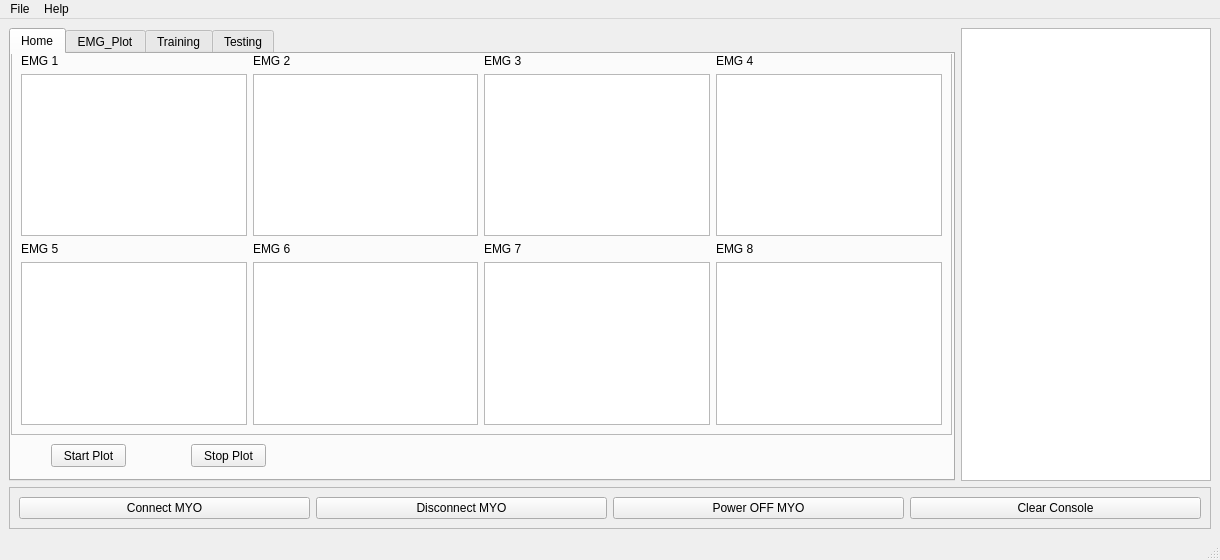
<?xml version="1.0" encoding="UTF-8"?>
<ui version="4.0">
 <class>MainWindow</class>
 <widget class="QMainWindow" name="MainWindow">
  <property name="geometry">
   <rect>
    <x>0</x>
    <y>0</y>
    <width>1220</width>
    <height>560</height>
   </rect>
  </property>
  <property name="windowTitle">
   <string>MYO EMG</string>
  </property>
  <widget class="QWidget" name="centralwidget">
   <layout class="QVBoxLayout" name="verticalLayout_6">
    <item>
     <layout class="QVBoxLayout" name="verticalLayout_5">
      <item>
       <layout class="QHBoxLayout" name="horizontalLayout_3">
        <item>
         <widget class="QTabWidget" name="tabWidget">
          <property name="currentIndex">
           <number>0</number>
          </property>
          <property name="movable">
           <bool>true</bool>
          </property>
          <widget class="QWidget" name="tab">
           <attribute name="title">
            <string>Home</string>
           </attribute>
           <attribute name="toolTip">
            <string>Related To EMG</string>
           </attribute>
           <widget class="QFrame" name="frame_5">
            <property name="geometry">
             <rect>
              <x>0</x>
              <y>-10</y>
              <width>941</width>
              <height>391</height>
             </rect>
            </property>
            <property name="frameShape">
             <enum>QFrame::StyledPanel</enum>
            </property>
            <property name="frameShadow">
             <enum>QFrame::Raised</enum>
            </property>
            <layout class="QHBoxLayout" name="horizontalLayout">
             <item>
              <widget class="QFrame" name="frame">
               <property name="frameShape">
                <enum>QFrame::NoFrame</enum>
               </property>
               <property name="frameShadow">
                <enum>QFrame::Plain</enum>
               </property>
               <layout class="QVBoxLayout" name="verticalLayout">
                <property name="margin">
                 <number>0</number>
                </property>
                <item>
                 <widget class="QLabel" name="label">
                  <property name="text">
                   <string>EMG 1</string>
                  </property>
                 </widget>
                </item>
                <item>
                 <widget class="PlotWidget" name="EMG1"/>
                </item>
                <item>
                 <widget class="QLabel" name="label_2">
                  <property name="text">
                   <string>EMG 5</string>
                  </property>
                 </widget>
                </item>
                <item>
                 <widget class="PlotWidget" name="EMG5"/>
                </item>
               </layout>
              </widget>
             </item>
             <item>
              <widget class="QFrame" name="frame_2">
               <property name="frameShape">
                <enum>QFrame::NoFrame</enum>
               </property>
               <property name="frameShadow">
                <enum>QFrame::Plain</enum>
               </property>
               <layout class="QVBoxLayout" name="verticalLayout_2">
                <property name="margin">
                 <number>0</number>
                </property>
                <item>
                 <widget class="QLabel" name="label_3">
                  <property name="text">
                   <string>EMG 2</string>
                  </property>
                 </widget>
                </item>
                <item>
                 <widget class="PlotWidget" name="EMG2"/>
                </item>
                <item>
                 <widget class="QLabel" name="label_4">
                  <property name="text">
                   <string>EMG 6</string>
                  </property>
                 </widget>
                </item>
                <item>
                 <widget class="PlotWidget" name="EMG6"/>
                </item>
               </layout>
              </widget>
             </item>
             <item>
              <widget class="QFrame" name="frame_3">
               <property name="frameShape">
                <enum>QFrame::NoFrame</enum>
               </property>
               <property name="frameShadow">
                <enum>QFrame::Plain</enum>
               </property>
               <layout class="QVBoxLayout" name="verticalLayout_3">
                <property name="margin">
                 <number>0</number>
                </property>
                <item>
                 <widget class="QLabel" name="label_5">
                  <property name="text">
                   <string>EMG 3</string>
                  </property>
                 </widget>
                </item>
                <item>
                 <widget class="PlotWidget" name="EMG3"/>
                </item>
                <item>
                 <widget class="QLabel" name="label_6">
                  <property name="text">
                   <string>EMG 7</string>
                  </property>
                 </widget>
                </item>
                <item>
                 <widget class="PlotWidget" name="EMG7"/>
                </item>
               </layout>
              </widget>
             </item>
             <item>
              <widget class="QFrame" name="frame_4">
               <property name="frameShape">
                <enum>QFrame::NoFrame</enum>
               </property>
               <property name="frameShadow">
                <enum>QFrame::Plain</enum>
               </property>
               <layout class="QVBoxLayout" name="verticalLayout_4">
                <property name="margin">
                 <number>0</number>
                </property>
                <item>
                 <widget class="QLabel" name="label_7">
                  <property name="text">
                   <string>EMG 4</string>
                  </property>
                 </widget>
                </item>
                <item>
                 <widget class="PlotWidget" name="EMG4"/>
                </item>
                <item>
                 <widget class="QLabel" name="label_8">
                  <property name="text">
                   <string>EMG 8</string>
                  </property>
                 </widget>
                </item>
                <item>
                 <widget class="PlotWidget" name="EMG8"/>
                </item>
               </layout>
              </widget>
             </item>
            </layout>
           </widget>
           <widget class="QPushButton" name="pushButton_11">
            <property name="geometry">
             <rect>
              <x>40</x>
              <y>390</y>
              <width>75</width>
              <height>23</height>
             </rect>
            </property>
            <property name="text">
             <string>Start Plot</string>
            </property>
           </widget>
           <widget class="QPushButton" name="pushButton_12">
            <property name="geometry">
             <rect>
              <x>180</x>
              <y>390</y>
              <width>75</width>
              <height>23</height>
             </rect>
            </property>
            <property name="text">
             <string>Stop Plot</string>
            </property>
           </widget>
          </widget>
          <widget class="QWidget" name="tab_2">
           <attribute name="title">
            <string>EMG_Plot</string>
           </attribute>
           <widget class="PlotWidget" name="emgplot">
            <property name="geometry">
             <rect>
              <x>10</x>
              <y>10</y>
              <width>811</width>
              <height>421</height>
             </rect>
            </property>
            <property name="accessibleName">
             <string>EMG Plot</string>
            </property>
           </widget>
           <widget class="QPushButton" name="pushButton_7">
            <property name="geometry">
             <rect>
              <x>830</x>
              <y>160</y>
              <width>101</width>
              <height>31</height>
             </rect>
            </property>
            <property name="text">
             <string>Start Plot</string>
            </property>
           </widget>
           <widget class="QPushButton" name="pushButton_8">
            <property name="geometry">
             <rect>
              <x>830</x>
              <y>230</y>
              <width>101</width>
              <height>31</height>
             </rect>
            </property>
            <property name="text">
             <string>Stop Plot</string>
            </property>
           </widget>
          </widget>
          <widget class="QWidget" name="tab_3">
           <attribute name="title">
            <string>Training</string>
           </attribute>
           <widget class="QPushButton" name="pushButton_9">
            <property name="geometry">
             <rect>
              <x>690</x>
              <y>290</y>
              <width>101</width>
              <height>31</height>
             </rect>
            </property>
            <property name="text">
             <string>Save (.csv)</string>
            </property>
           </widget>
           <widget class="QLineEdit" name="lineEdit">
            <property name="geometry">
             <rect>
              <x>520</x>
              <y>290</y>
              <width>113</width>
              <height>33</height>
             </rect>
            </property>
           </widget>
           <widget class="QLabel" name="label_9">
            <property name="geometry">
             <rect>
              <x>156</x>
              <y>290</y>
              <width>321</width>
              <height>21</height>
             </rect>
            </property>
            <property name="text">
             <string>Number of Records you want to save in .cvs</string>
            </property>
           </widget>
           <widget class="QPushButton" name="pushButton_10">
            <property name="geometry">
             <rect>
              <x>690</x>
              <y>220</y>
              <width>101</width>
              <height>31</height>
             </rect>
            </property>
            <property name="text">
             <string>Save (.pickle)</string>
            </property>
           </widget>
          </widget>
          <widget class="QWidget" name="tab_4">
           <attribute name="title">
            <string>Testing</string>
           </attribute>
           <widget class="QPushButton" name="pushButton_2">
            <property name="geometry">
             <rect>
              <x>580</x>
              <y>180</y>
              <width>191</width>
              <height>23</height>
             </rect>
            </property>
            <property name="text">
             <string>Start Prediction</string>
            </property>
           </widget>
           <widget class="QPushButton" name="pushButton_3">
            <property name="geometry">
             <rect>
              <x>580</x>
              <y>230</y>
              <width>191</width>
              <height>23</height>
             </rect>
            </property>
            <property name="text">
             <string>Stop Prediction</string>
            </property>
           </widget>
          </widget>
         </widget>
        </item>
        <item>
         <widget class="QTextBrowser" name="textBrowser">
          <property name="maximumSize">
           <size>
            <width>250</width>
            <height>3000</height>
           </size>
          </property>
         </widget>
        </item>
       </layout>
      </item>
      <item>
       <widget class="QFrame" name="frame_6">
        <property name="frameShape">
         <enum>QFrame::StyledPanel</enum>
        </property>
        <property name="frameShadow">
         <enum>QFrame::Raised</enum>
        </property>
        <layout class="QHBoxLayout" name="horizontalLayout_2">
         <item>
          <widget class="QPushButton" name="pushButton">
           <property name="text">
            <string>Connect MYO</string>
           </property>
          </widget>
         </item>
         <item>
          <widget class="QPushButton" name="pushButton_4">
           <property name="text">
            <string>Disconnect MYO</string>
           </property>
          </widget>
         </item>
         <item>
          <widget class="QPushButton" name="pushButton_5">
           <property name="text">
            <string>Power OFF MYO</string>
           </property>
          </widget>
         </item>
         <item>
          <widget class="QPushButton" name="pushButton_6">
           <property name="text">
            <string>Clear Console</string>
           </property>
          </widget>
         </item>
        </layout>
       </widget>
      </item>
     </layout>
    </item>
   </layout>
  </widget>
  <widget class="QMenuBar" name="menubar">
   <property name="geometry">
    <rect>
     <x>0</x>
     <y>0</y>
     <width>1220</width>
     <height>21</height>
    </rect>
   </property>
   <widget class="QMenu" name="menuFile">
    <property name="title">
     <string>File</string>
    </property>
    <addaction name="actionLolo"/>
    <addaction name="actionZozo"/>
    <addaction name="separator"/>
    <addaction name="actionClose"/>
   </widget>
   <widget class="QMenu" name="menuHelp">
    <property name="title">
     <string>Help</string>
    </property>
    <addaction name="actionAbout"/>
   </widget>
   <addaction name="menuFile"/>
   <addaction name="menuHelp"/>
  </widget>
  <widget class="QStatusBar" name="statusbar"/>
  <action name="actionLolo">
   <property name="text">
    <string>Lolo</string>
   </property>
  </action>
  <action name="actionZozo">
   <property name="text">
    <string>Zozo</string>
   </property>
  </action>
  <action name="actionClose">
   <property name="text">
    <string>Close</string>
   </property>
  </action>
  <action name="actionAbout">
   <property name="text">
    <string>About</string>
   </property>
  </action>
 </widget>
 <customwidgets>
  <customwidget>
   <class>PlotWidget</class>
   <extends>QGraphicsView</extends>
   <header>pyqtgraph</header>
  </customwidget>
 </customwidgets>
 <resources/>
 <connections/>
</ui>
